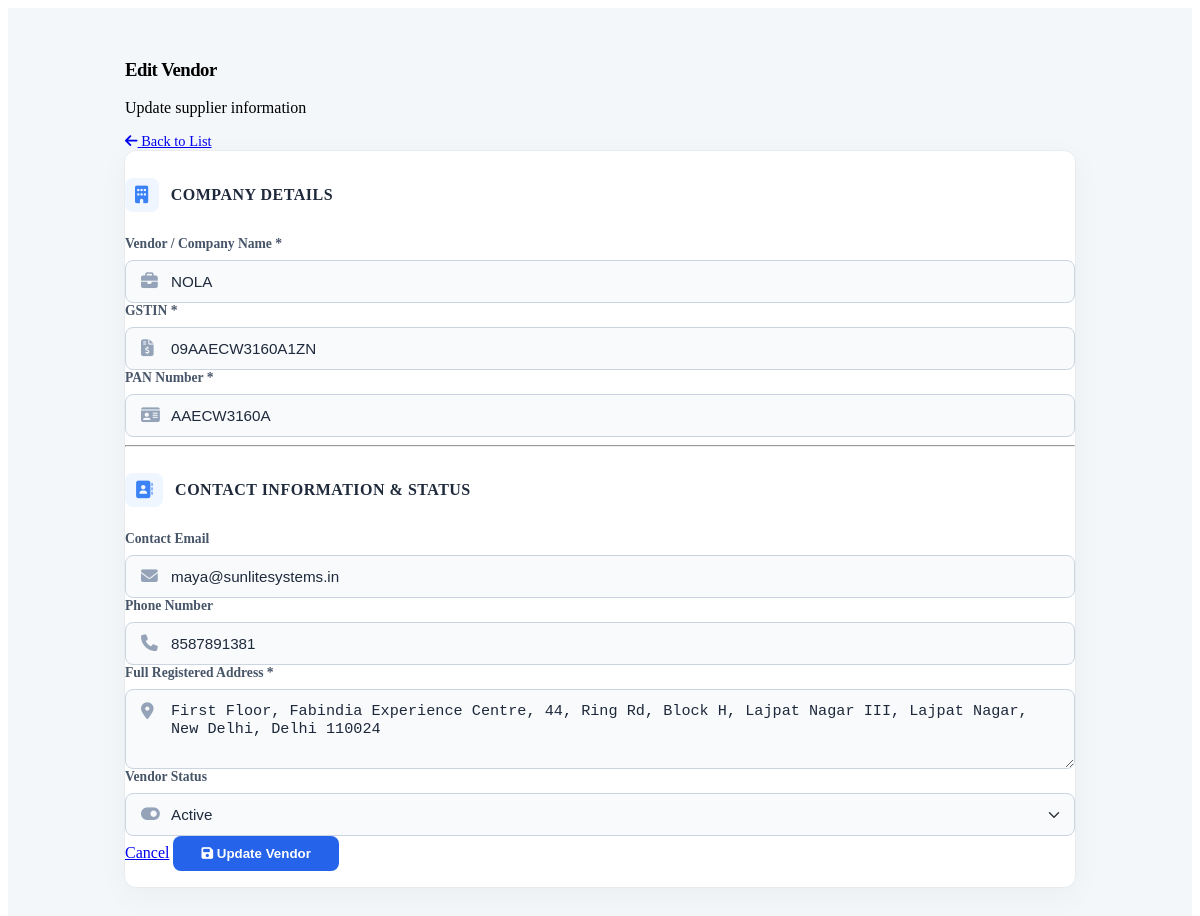
Screenshot of /edit_vendor.php?id=2 with the database file from the repository.
### tables this page shows
CREATE TABLE `vendors` (
  `id` int(11) NOT NULL,
  `vendor_name` varchar(255) NOT NULL,
  `address` text NOT NULL,
  `gstin` varchar(50) NOT NULL,
  `pan` varchar(50) NOT NULL,
  `email` varchar(100) DEFAULT NULL,
  `phone` varchar(20) DEFAULT NULL,
  `status` enum('Active','Inactive') DEFAULT 'Active',
  `created_at` timestamp NULL DEFAULT current_timestamp()
);

### edit_vendor.php (the view, shortened to what this page needs)
<?php
$vendor_id = isset($_GET['id']) ? (int)$_GET['id'] : 0;
$fetch_query = "SELECT * FROM vendors WHERE id = $vendor_id";
$result = mysqli_query($conn, $fetch_query);
$vendor = mysqli_fetch_assoc($result);
?>
<link rel="stylesheet" href="https://cdnjs.cloudflare.com/ajax/libs/font-awesome/6.4.2/css/all.min.css">
<div class="vendor-page-wrapper">
    <div class="container-fluid">
        <div class="d-flex flex-column flex-md-row justify-content-between align-items-md-center mb-4 gap-3" style="max-width: 950px; margin: 0 auto;">
            <div>
                <h3 class="fw-bold text-dark mb-1" style="letter-spacing: -0.5px;">Edit Vendor</h3>
                <p class="text-muted small mb-0">Update supplier information</p>
            </div>
            <div>
                <a href="view_vendors.php" class="btn btn-white border bg-white rounded-pill px-4 py-2 fw-semibold text-dark shadow-sm" style="font-size: 0.9rem;">
                    <i class="fas fa-arrow-left me-2"></i> Back to List
                </a>
            </div>
        </div>
        <div class="vendor-form-card">
            <div class="card-body p-4 p-md-5">
                <form method="POST" action="" novalidate id="vendorRegistrationForm">
                    <h5 class="section-title"><i class="fas fa-building"></i> Company Details</h5>
                    <div class="row g-4 mb-5">
                        <div class="col-md-12">
                            <label class="form-label">Vendor / Company Name <span class="text-danger">*</span></label>
                            <div class="input-group-custom">
                                <input type="text" name="vendor_name" class="form-control-custom" value="<?= htmlspecialchars($vendor['vendor_name']) ?>" required minlength="3">
                            </div>
                        </div>
                        <div class="col-md-6">
                            <label class="form-label">GSTIN <span class="text-danger">*</span></label>
                            <div class="input-group-custom">
                                <input type="text" name="gstin" class="form-control-custom text-uppercase-input" value="<?= htmlspecialchars($vendor['gstin']) ?>" required pattern="^[0-9]{2}[A-Z]{5}[0-9]{4}[A-Z]{1}[1-9A-Z]{1}[Z]{1}[0-9A-Z]{1}$" maxlength="15">
                            </div>
                        </div>
                        <div class="col-md-6">
                            <label class="form-label">PAN Number <span class="text-danger">*</span></label>
                            <div class="input-group-custom">
                                <input type="text" name="pan" class="form-control-custom text-uppercase-input" value="<?= htmlspecialchars($vendor['pan']) ?>" required pattern="^[A-Z]{5}[0-9]{4}[A-Z]{1}$" maxlength="10">
                            </div>
                        </div>
                    </div>
                    <hr class="text-muted opacity-25 mb-5">
                    <h5 class="section-title"><i class="fas fa-address-book"></i> Contact Information & Status</h5>
                    <div class="row g-4">
                        <div class="col-md-6">
                            <label class="form-label">Contact Email</label>
                            <div class="input-group-custom">
                                <input type="email" name="email" class="form-control-custom" value="<?= htmlspecialchars($vendor['email']) ?>">
                            </div>
                        </div>
                        <div class="col-md-6">
                            <label class="form-label">Phone Number</label>
                            <div class="input-group-custom">
                                <input type="text" name="phone" class="form-control-custom" value="<?= htmlspecialchars($vendor['phone']) ?>" pattern="^\+?[0-9\s\-]{10,15}$">
                            </div>
                        </div>
                        <div class="col-md-12">
                            <label class="form-label">Full Registered Address <span class="text-danger">*</span></label>
                            <div class="input-group-custom" style="align-items: flex-start;">
                                <textarea name="address" class="form-control-custom" rows="3" required><?= htmlspecialchars($vendor['address']) ?></textarea>
                            </div>
                        </div>
                        <div class="col-md-6 mt-4">
                            <label class="form-label">Vendor Status</label>
                            <div class="input-group-custom">
                                <select name="status" class="form-select-custom">
                                    <option value="Active" <?= $vendor['status'] == 'Active' ? 'selected' : '' ?>>Active</option>
                                </select>
                            </div>
                        </div>
                    </div>
                    <div class="mt-5 pt-4 border-top text-end">
                        <a href="view_vendors.php" class="btn btn-light border px-4 py-2 fw-semibold me-2">Cancel</a>
                        <button type="submit" class="btn btn-submit" id="submitBtn">
                            <i class="fas fa-save me-2"></i> Update Vendor
                        </button>
                    </div>
                </form>
            </div>
        </div>
    </div>
</div>

### edit_vendor.php (style rules this page uses)
.vendor-page-wrapper { background-color: #f4f7f9; min-height: calc(100vh - 70px); padding: 2rem 1rem; }
.vendor-form-card { background: #ffffff; border-radius: 12px; box-shadow: 0 8px 30px rgba(0, 0, 0, 0.04); border: 1px solid #e9ecef; max-width: 950px; margin: 0 auto; }
.section-title { font-size: 1rem; font-weight: 700; color: #1e293b; margin-bottom: 1.5rem; display: flex; align-items: center; text-transform: uppercase; letter-spacing: 0.5px; }
.section-title i { background: #eff6ff; color: #3b82f6; padding: 8px 10px; border-radius: 8px; margin-right: 12px; font-size: 1.1rem; }
.form-label { font-size: 0.85rem; font-weight: 600; color: #475569; margin-bottom: 8px; display: block; }
.input-group-custom { position: relative; display: flex; align-items: center; }
.form-control-custom, .form-select-custom { width: 100%; padding: 12px 16px 12px 45px; font-size: 0.95rem; color: #1e293b; background-color: #f8fafc; border: 1px solid #cbd5e1; border-radius: 8px; transition: all 0.2s ease; box-shadow: none; outline: none; }
.form-select-custom { padding-left: 45px; appearance: none; background-repeat: no-repeat; background-position: right .75rem center; background-size: 16px 12px; }
.text-uppercase-input { text-transform: uppercase; }
.btn-submit { background-color: #2563eb; color: white; border-radius: 8px; padding: 10px 28px; font-weight: 600; transition: all 0.2s; border: none; }

### rows the page displays
vendors: vendor_name "NOLA", gstin "09AAECW3160A1ZN", pan "AAECW3160A", email "maya@sunlitesystems.in", phone "8587891381", address "First Floor, Fabindia Experience Centre, 44, Ring Rd, Block H, Lajpat Nagar III, Lajpat Nagar, New Delhi, Delhi 110024", status "Active"
